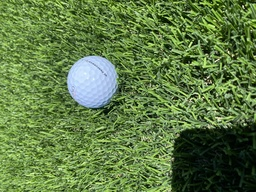
#> input picture data/yolo/images/train/IMG_7043.jpg, 256 x 192 px, shrunk from 1280 x 960 before the run
$ python detect_image.py ../data/yolo/images/train/IMG_7043.jpg
#> lines starting #> are read from the running program, lines starting #| are printed output that depends on the picture; after the words box and inside, x2 and y2 are one past the last pixel; in counts of white or black regions, pixels touching at a corner belong together
### app/services/detector.py
"""Baseline classical CV detector for FindMyBall MVP."""

from __future__ import annotations

from dataclasses import asdict, dataclass
from pathlib import Path
from typing import Any

import cv2
import numpy as np


@dataclass
class DetectionResult:
    x: int
    y: int
    w: int
    h: int
    confidence: float
    label: str
    circularity: float
    area: float
    detector_type: str
    selection_method: str


def _resize_for_processing(image_bgr: np.ndarray, max_dim: int = 1400) -> tuple[np.ndarray, float]:
    h, w = image_bgr.shape[:2]
    largest = max(h, w)
    if largest <= max_dim:
        return image_bgr, 1.0
    scale = max_dim / float(largest)
    resized = cv2.resize(image_bgr, (int(w * scale), int(h * scale)), interpolation=cv2.INTER_AREA)
    return resized, scale


def _colored_mask_from_hsv(hsv_blur: np.ndarray) -> np.ndarray:
    # Red, red-orange, orange, and pink ranges.
    ranges = [
        (np.array([0, 45, 35], dtype=np.uint8), np.array([12, 255, 255], dtype=np.uint8)),
        (np.array([12, 40, 35], dtype=np.uint8), np.array([35, 255, 255], dtype=np.uint8)),
        (np.array([170, 45, 35], dtype=np.uint8), np.array([179, 255, 255], dtype=np.uint8)),
        (np.array([145, 35, 45], dtype=np.uint8), np.array([170, 255, 255], dtype=np.uint8)),
    ]
    mask = np.zeros(hsv_blur.shape[:2], dtype=np.uint8)
    for low, high in ranges:
        mask = cv2.bitwise_or(mask, cv2.inRange(hsv_blur, low, high))
    kernel = np.ones((7, 7), np.uint8)
    mask = cv2.morphologyEx(mask, cv2.MORPH_OPEN, kernel, iterations=1)
    mask = cv2.morphologyEx(mask, cv2.MORPH_CLOSE, kernel, iterations=3)
    return cv2.dilate(mask, kernel, iterations=1)


def _white_mask_from_hsv(hsv_blur: np.ndarray) -> np.ndarray:
    # Cool-tinted white allowed: low saturation + bright value.
    lower = np.array([30, 0, 85], dtype=np.uint8)
    upper = np.array([125, 95, 255], dtype=np.uint8)
    mask = cv2.inRange(hsv_blur, lower, upper)
    kernel = np.ones((5, 5), np.uint8)
    mask = cv2.morphologyEx(mask, cv2.MORPH_OPEN, kernel, iterations=1)
    return cv2.morphologyEx(mask, cv2.MORPH_CLOSE, kernel, iterations=2)


def _circle_stats(
    hsv: np.ndarray,
    v_channel: np.ndarray,
    colored_mask: np.ndarray,
    white_mask: np.ndarray,
    cx: int,
    cy: int,
    r: int,
) -> tuple[float, float, float]:
    inside = np.zeros(v_channel.shape, dtype=np.uint8)
    cv2.circle(inside, (cx, cy), r, 255, -1)
    ring = np.zeros(v_channel.shape, dtype=np.uint8)
    cv2.circle(ring, (cx, cy), int(r * 1.35), 255, -1)
    cv2.circle(ring, (cx, cy), int(r * 1.05), 0, -1)

    inside_pixels = max(1, cv2.countNonZero(inside))
    ring_pixels = max(1, cv2.countNonZero(ring))
    colored_ratio = cv2.countNonZero(cv2.bitwise_and(colored_mask, inside)) / float(inside_pixels)
    white_ratio = cv2.countNonZero(cv2.bitwise_and(white_mask, inside)) / float(inside_pixels)

    inside_v = float(cv2.mean(v_channel, mask=inside)[0])
    ring_v = float(cv2.mean(v_channel, mask=ring)[0])
    contrast = min(abs(inside_v - ring_v) / 90.0, 1.0)
    _ = hsv  # keep signature explicit for future tweaks
    return colored_ratio, white_ratio, contrast


def _detect_hough_candidates(
    image_bgr: np.ndarray,
    colored_mask: np.ndarray,
    white_mask: np.ndarray,
) -> tuple[list[DetectionResult], np.ndarray]:
    gray = cv2.cvtColor(image_bgr, cv2.COLOR_BGR2GRAY)
    gray = cv2.GaussianBlur(gray, (9, 9), 1.2)
    h, w = gray.shape[:2]
    min_dim = min(h, w)
    min_r = max(30, int(min_dim * 0.03))
    max_r = min(300, int(min_dim * 0.48))
    circles = cv2.HoughCircles(
        gray,
        cv2.HOUGH_GRADIENT,
        dp=1.15,
        minDist=max(35, int(min_r * 0.75)),
        param1=120,
        param2=22,
        minRadius=min_r,
        maxRadius=max_r,
    )

    hough_vis = image_bgr.copy()
    results: list[DetectionResult] = []
    hsv = cv2.cvtColor(image_bgr, cv2.COLOR_BGR2HSV)
    v_channel = hsv[:, :, 2]
    if circles is None:
        return results, hough_vis

    for cx_f, cy_f, r_f in np.round(circles[0, :]).astype(int):
        cx = int(np.clip(cx_f, 0, w - 1))
        cy = int(np.clip(cy_f, 0, h - 1))
        r = int(np.clip(r_f, min_r, max_r))
        cv2.circle(hough_vis, (cx, cy), r, (255, 255, 0), 2)

        colored_ratio, white_ratio, contrast = _circle_stats(
            hsv, v_channel, colored_mask, white_mask, cx, cy, r
        )
        radius_score = min(max((r - min_r) / float(max(1, (max_r - min_r))), 0.0), 1.0)
        circularity = 1.0  # Hough already enforces circle geometry.

        if colored_ratio >= white_ratio and colored_ratio > 0.08:
            label = "colored_golf_ball_candidate"
            detector_type = "hough_plus_colored_mask"
            color_score = colored_ratio
        elif white_ratio > 0.10:
            label = "white_golf_ball_candidate"
            detector_type = "hough_plus_white_mask"
            color_score = white_ratio
        else:
            label = "unknown_ball_candidate"
            detector_type = "hough_shape_only"
            color_score = max(colored_ratio, white_ratio)

        confidence = min(0.45 * circularity + 0.35 * color_score + 0.20 * contrast + 0.10 * radius_score, 1.0)
        if color_score < 0.04 and contrast < 0.08:
            continue

        x = max(0, cx - r)
        y = max(0, cy - r)
        w_box = min(w - x, r * 2)
        h_box = min(h - y, r * 2)
        area = float(np.pi * (r**2))
        results.append(
            DetectionResult(
                x=int(x),
                y=int(y),
                w=int(w_box),
                h=int(h_box),
                confidence=round(float(confidence), 3),
                label=label,
                circularity=round(float(circularity), 3),
                area=round(area, 1),
                detector_type=detector_type,
                selection_method="hough_candidate_only",
            )
        )

    return results, hough_vis


def _largest_mask_component(
    mask: np.ndarray, min_area: float = 150
) -> tuple[int, int, int, int, tuple[int, int], float] | None:
    contours, _ = cv2.findContours(mask, cv2.RETR_EXTERNAL, cv2.CHAIN_APPROX_SIMPLE)
    best_contour = None
    best_area = 0.0
    for contour in contours:
        area = float(cv2.contourArea(contour))
        if area < min_area:
            continue
        if area > best_area:
            best_area = area
            best_contour = contour
    if best_contour is None:
        return None

    x, y, w, h = cv2.boundingRect(best_contour)
    moments = cv2.moments(best_contour)
    if moments["m00"] > 0:
        cx = int(moments["m10"] / moments["m00"])
        cy = int(moments["m01"] / moments["m00"])
    else:
        cx = x + w // 2
        cy = y + h // 2
    return int(x), int(y), int(w), int(h), (cx, cy), float(best_area)


def _component_mask_ratios(
    colored: np.ndarray, white: np.ndarray, x: int, y: int, w: int, h: int
) -> tuple[float, float]:
    comp = np.zeros(colored.shape, dtype=np.uint8)
    cv2.rectangle(comp, (x, y), (x + w, y + h), 255, -1)
    pix = max(1, cv2.countNonZero(comp))
    colored_ratio = cv2.countNonZero(cv2.bitwise_and(colored, comp)) / float(pix)
    white_ratio = cv2.countNonZero(cv2.bitwise_and(white, comp)) / float(pix)
    return colored_ratio, white_ratio


# [10 lines left out: functions detect_ball, detect_ball_video, not called in this run]


def detect_ball_with_mask(
    image_bgr: np.ndarray,
    video_mode: bool = False,
) -> tuple[list[DetectionResult], np.ndarray, np.ndarray, np.ndarray, np.ndarray]:
    """Detect candidates and return colored/white/combined masks + Hough preview."""
    proc, scale = _resize_for_processing(image_bgr)
    hsv = cv2.cvtColor(proc, cv2.COLOR_BGR2HSV)
    hsv_blur = cv2.GaussianBlur(hsv, (7, 7), 0)
    colored = _colored_mask_from_hsv(hsv_blur)
    white = _white_mask_from_hsv(hsv_blur)
    combined = cv2.bitwise_or(colored, white)

    candidates, hough_vis = _detect_hough_candidates(proc, colored, white)
    if video_mode:
        colored_component = _largest_mask_component(colored, min_area=35)
        component = colored_component or _largest_mask_component(combined, min_area=50)
    else:
        component = _largest_mask_component(combined)
    final_candidates: list[DetectionResult] = []

    if component is not None:
        comp_x, comp_y, comp_w, comp_h, (comp_cx, comp_cy), comp_area = component
        comp_r_est = max(8.0, 0.25 * (comp_w + comp_h))
        best: DetectionResult | None = None
        best_score = -1.0

        for cand in candidates:
            cand_cx = cand.x + cand.w // 2
            cand_cy = cand.y + cand.h // 2
            cand_r = 0.5 * max(cand.w, cand.h)
            inside_component = 1.0 if combined[min(max(cand_cy, 0), combined.shape[0] - 1), min(max(cand_cx, 0), combined.shape[1] - 1)] > 0 else 0.0
            dist = float(np.hypot(cand_cx - comp_cx, cand_cy - comp_cy))
            center_score = max(0.0, 1.0 - dist / max(1.0, 1.2 * comp_r_est))
            radius_score = max(0.0, 1.0 - abs(cand_r - comp_r_est) / max(1.0, comp_r_est))
            score = 0.45 * cand.confidence + 0.30 * inside_component + 0.15 * center_score + 0.10 * radius_score
            if score > best_score:
                best_score = score
                best = cand

        colored_ratio, white_ratio = _component_mask_ratios(colored, white, comp_x, comp_y, comp_w, comp_h)
        use_video_component_fallback = (
            video_mode and colored_ratio >= white_ratio and (best is None or best_score < 0.55)
        )

        if best is not None and not use_video_component_fallback:
            # Fuse mask component and best circle for one clean final detection.
            bx1 = min(comp_x, best.x)
            by1 = min(comp_y, best.y)
            bx2 = max(comp_x + comp_w, best.x + best.w)
            by2 = max(comp_y + comp_h, best.y + best.h)
            fx = int(max(0, bx1))
            fy = int(max(0, by1))
            fw = int(min(combined.shape[1] - fx, bx2 - bx1))
            fh = int(min(combined.shape[0] - fy, by2 - by1))
            final_label = "colored_golf_ball_candidate" if colored_ratio >= white_ratio else "white_golf_ball_candidate"
            final_conf = round(float(min(1.0, max(best.confidence, 0.55 + 0.25 * max(colored_ratio, white_ratio)))), 3)
            final_candidates = [
                DetectionResult(
                    x=fx,
                    y=fy,
                    w=max(1, fw),
                    h=max(1, fh),
                    confidence=final_conf,
                    label=final_label,
                    circularity=1.0,
                    area=round(float(comp_area), 1),
                    detector_type="hough_plus_component_fusion",
                    selection_method="largest_mask_component_plus_hough_circle",
                )
            ]
        else:
            # Fallback: largest component when Hough is absent or too weak for video frames.
            final_label = "colored_golf_ball_candidate" if colored_ratio >= white_ratio else "white_golf_ball_candidate"
            selection_method = (
                "video_colored_component_fallback"
                if use_video_component_fallback
                else "largest_mask_component_fallback"
            )
            final_candidates = [
                DetectionResult(
                    x=comp_x,
                    y=comp_y,
                    w=comp_w,
                    h=comp_h,
                    confidence=round(float(min(1.0, 0.55 + 0.30 * max(colored_ratio, white_ratio))), 3),
                    label=final_label,
                    circularity=0.85,
                    area=round(float(comp_area), 1),
                    detector_type="largest_component_fallback",
                    selection_method=selection_method,
                )
            ]

    if scale != 1.0:
        inv = 1.0 / scale
        for det in final_candidates:
            det.x = int(round(det.x * inv))
            det.y = int(round(det.y * inv))
            det.w = int(round(det.w * inv))
            det.h = int(round(det.h * inv))
            det.area = round(det.area * (inv**2), 1)
        out_h, out_w = image_bgr.shape[:2]
        colored = cv2.resize(colored, (out_w, out_h), interpolation=cv2.INTER_NEAREST)
        white = cv2.resize(white, (out_w, out_h), interpolation=cv2.INTER_NEAREST)
        combined = cv2.resize(combined, (out_w, out_h), interpolation=cv2.INTER_NEAREST)
        hough_vis = cv2.resize(hough_vis, (out_w, out_h), interpolation=cv2.INTER_LINEAR)

    return final_candidates[:1], colored, white, combined, hough_vis


def annotate_image(image_bgr: np.ndarray, detections: list[DetectionResult]) -> np.ndarray:
    annotated = image_bgr.copy()
    for det in detections:
        p1 = (det.x, det.y)
        p2 = (det.x + det.w, det.y + det.h)
        color = (0, 140, 255) if det.label == "colored_golf_ball_candidate" else (255, 255, 255)
        text_color = (0, 140, 255) if det.label == "colored_golf_ball_candidate" else (220, 220, 220)
        cv2.rectangle(annotated, p1, p2, color, 4)
        center = (det.x + det.w // 2, det.y + det.h // 2)
        radius = max(8, int(0.5 * max(det.w, det.h)))
        cv2.circle(annotated, center, radius, color, 3)
        label = f"{det.label}:{det.confidence:.2f}"
        cv2.putText(
            annotated,
            label,
            (det.x, max(15, det.y - 6)),
            cv2.FONT_HERSHEY_SIMPLEX,
            0.55,
            text_color,
            2,
            cv2.LINE_AA,
        )
    return annotated


# [13 lines left out: function run_detection, not called in this run]

### scripts/detect_image.py
"""CLI script to detect ball candidates in an image."""

from __future__ import annotations

import argparse
import json
import sys
from pathlib import Path

import cv2

ROOT = Path(__file__).resolve().parents[1]
if str(ROOT) not in sys.path:
    sys.path.insert(0, str(ROOT))

from app.services.detector import annotate_image, detect_ball_with_mask  # noqa: E402


def parse_args() -> argparse.Namespace:
    parser = argparse.ArgumentParser(description="Run baseline detection on an image.")
    parser.add_argument("image_path", type=str, help="Path to input image")
    return parser.parse_args()


def main() -> None:
    args = parse_args()
    image_path = Path(args.image_path)
    if not image_path.exists():
        raise FileNotFoundError(f"Image not found: {image_path}")

    image = cv2.imread(str(image_path))
#> image is the input picture: shape (192, 256, 3); mean B, G, R 69.4, 123.3, 95
    if image is None:
        raise ValueError(f"Unable to decode image: {image_path}")

    detections, colored_mask, white_mask, combined_mask, hough_candidates = detect_ball_with_mask(image)
#> in detect_ball_with_mask, `proc, scale = _resize_for_processing(image_bgr)`: scale = 1
#> in _white_mask_from_hsv, `mask = cv2.inRange(hsv_blur, lower, upper)`:
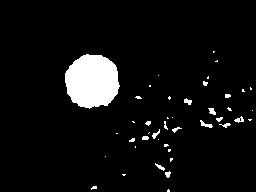
#> mask: shape (192, 256); 5.9% white; 43 white regions (29 under 20 px), largest, box (x1, y1, x2, y2) and area: (65, 54, 120, 109) 2324, (200, 120, 213, 128) 45, (208, 108, 216, 115) 37
#> in _white_mask_from_hsv, `mask = cv2.morphologyEx(mask, cv2.MORPH_OPEN, kernel, iterations=1)`:
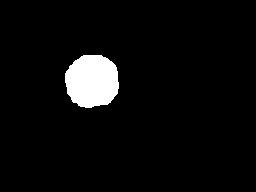
#> mask: shape (192, 256); 4.7% white; 1 white region, box (x1, y1, x2, y2) and area: (65, 55, 119, 108) 2310
#> in _detect_hough_candidates, `gray = cv2.GaussianBlur(gray, (9, 9), 1.2)`:
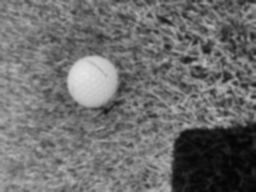
#> gray: shape (192, 256); min 5, max 229, mean 108.7
#> in _detect_hough_candidates, `circles = cv2.HoughCircles( gray, cv2.HOUGH_GRADIENT, dp=1.15, minDist..`: circles = 31 rows, first 8: [93.72, 99.47, 91.29], [130.5, 76.47, 76.11], [183.4, 62.67, 62.2], [64.97, 75.32, 71.06], [56.92, 113.3, 59.67], [176.5, 120.2, 68.52], [100.6, 58.07, 57.14], [125.9, 135.1, 48.28]
#> in _detect_hough_candidates, `v_channel = hsv[:, :, 2]`:
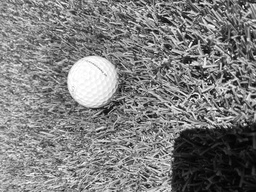
#> v_channel: shape (192, 256); min 1, max 255, mean 124.7
#> the loop in _detect_hough_candidates, `for cx_f, cy_f, r_f in np.round(circles[0, :]).astype(int):` made 31 passes
#> (cx_f, cy_f, r_f, cx, cy, r, inside_pixels in _circle_stats, ring_pixels in _circle_stats) on passes 1, 2, 4, 5, 6, 7, 9, 11: (94, 99, 91, 94, 99, 91, 25997, 10199), (131, 76, 76, 131, 76, 76, 18125, 10811), (65, 75, 71, 65, 75, 71, 15615, 7213), (57, 113, 60, 57, 113, 60, 11236, 6425), (177, 120, 69, 177, 120, 69, 14949, 8192), (101, 58, 57, 101, 58, 57, 10189, 6059), (177, 164, 91, 177, 164, 91, 17231, 7715), (227, 113, 91, 227, 113, 91, 17396, 7284)
#> after the loop in _detect_hough_candidates, `for cx_f, cy_f, r_f in np.round(circles[0, :]).astype(int):`:
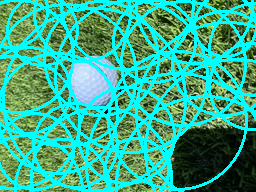
#> hough_vis: shape (192, 256, 3); mean B, G, R 139.3, 170.8, 56.7
#> the loop in _largest_mask_component, `for contour in contours:` made 1 pass
#> the loop in detect_ball_with_mask, `for cand in candidates:` made 22 passes
#> in _component_mask_ratios, `cv2.rectangle(comp, (x, y), (x + w, y + h), 255, -1)`:
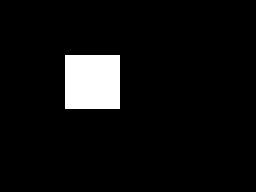
#> comp: shape (192, 256); 6% white; 1 white region, box (x1, y1, x2, y2) and area: (65, 55, 120, 109) 2970
    annotated = annotate_image(image, detections)
#> the loop in annotate_image, `for det in detections:` made 1 pass
#> after the loop in annotate_image, `for det in detections:`:
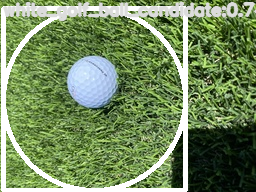
#> annotated: shape (192, 256, 3); 15.22% of pixels changed, all inside (x1, y1, x2, y2) = (1, 1, 256, 192)

    output_dir = ROOT / "output"
    output_dir.mkdir(parents=True, exist_ok=True)
    stem = image_path.stem

    annotated_path = output_dir / f"{stem}_annotated.png"
    json_path = output_dir / f"{stem}_detections.json"
    colored_mask_path = output_dir / f"{stem}_colored_mask.png"
    white_mask_path = output_dir / f"{stem}_white_mask.png"
    combined_mask_path = output_dir / f"{stem}_combined_mask.png"
    hough_candidates_path = output_dir / f"{stem}_hough_candidates.png"

    cv2.imwrite(str(annotated_path), annotated)
    cv2.imwrite(str(colored_mask_path), colored_mask)
    cv2.imwrite(str(white_mask_path), white_mask)
    cv2.imwrite(str(combined_mask_path), combined_mask)
    cv2.imwrite(str(hough_candidates_path), hough_candidates)

    payload = {
        "image_path": str(image_path),
        "annotated_image_path": str(annotated_path),
        "colored_mask_path": str(colored_mask_path),
        "white_mask_path": str(white_mask_path),
        "combined_mask_path": str(combined_mask_path),
        "hough_candidates_path": str(hough_candidates_path),
        "detections_json_path": str(json_path),
        "count": len(detections),
        "detections": [
            {
                "x": int(d.x),
                "y": int(d.y),
                "w": int(d.w),
                "h": int(d.h),
                "label": d.label,
                "confidence": float(d.confidence),
                "circularity": float(d.circularity),
                "area": float(d.area),
                "detector_type": d.detector_type,
            }
            for d in detections
        ],
    }

    json_path.write_text(json.dumps(payload, indent=2), encoding="utf-8")
    print(json.dumps(payload, indent=2))
#| {
#|   "image_path": "../data/yolo/images/train/IMG_7043.jpg",
#|   "annotated_image_path": "output/IMG_7043_annotated.png",
#|   "colored_mask_path": "output/IMG_7043_colored_mask.png",
#|   "white_mask_path": "output/IMG_7043_white_mask.png",
#|   "combined_mask_path": "output/IMG_7043_combined_mask.png",
#> (further printed lines are left out)


if __name__ == "__main__":
    main()

$ run again, on data/yolo/images/train/IMG_7045.jpg
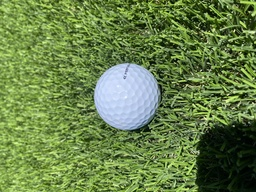
#> input picture data/yolo/images/train/IMG_7045.jpg, 256 x 192 px, shrunk from 1280 x 960 before the run
#> in main, image is the input picture: shape (192, 256, 3); mean B, G, R 74, 130, 104.3
#> scale = 1
#> hsv: shape (192, 256, 3); mean H, S, V 48.6, 135.5, 132
#> hsv_blur: shape (192, 256, 3); mean H, S, V 48.6, 135.5, 132
#> circles = 34 rows, first 8: [108.7, 98.32, 91.29], [159.3, 92.57, 91.29], [74.17, 90.28, 87.5], [98.32, 132.8, 91.29], [136.3, 121.3, 69.79], [137.4, 60.38, 77.38], [200.7, 79.92, 49.55], [63.82, 125.9, 58.4]
#> the loop in _detect_hough_candidates, `for cx_f, cy_f, r_f in np.round(circles[0, :]).astype(int):` made 34 passes
#> (cx_f, cy_f, r_f, cx, cy, r, inside_pixels in _circle_stats, ring_pixels in _circle_stats) on passes 1, 2, 3, 4, 5, 6, 8, 9: (109, 98, 91, 109, 98, 91, 25997, 12164), (159, 93, 91, 159, 93, 91, 25997, 10477), (74, 90, 88, 74, 90, 88, 23461, 8744), (98, 133, 91, 98, 133, 91, 22854, 10285), (136, 121, 70, 136, 121, 70, 15373, 9061), (137, 60, 77, 137, 60, 77, 17536, 9669), (64, 126, 58, 64, 126, 58, 10557, 6303), (53, 60, 52, 53, 60, 52, 8497, 4764)
#> after the loop in _detect_hough_candidates, `for cx_f, cy_f, r_f in np.round(circles[0, :]).astype(int):`:
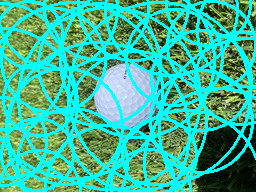
#> hough_vis: shape (192, 256, 3); mean B, G, R 151.5, 181.7, 59.3
#> the loop in _largest_mask_component, `for contour in contours:` made 2 passes
#> contour on pass 1: [[188, 130], [188, 134], [193, 134], [193, 130]]
#> the loop in detect_ball_with_mask, `for cand in candidates:` made 26 passes
#> comp: shape (192, 256); 10.1% white; 1 white region, box (x1, y1, x2, y2) and area: (92, 61, 162, 132) 4970
#> the loop in annotate_image, `for det in detections:` made 1 pass
#> after the loop in annotate_image, `for det in detections:`:
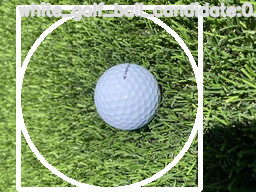
#> annotated: shape (192, 256, 3); 15.39% of pixels changed, all inside (x1, y1, x2, y2) = (16, 1, 256, 192)
#| {
#|   "image_path": "../data/yolo/images/train/IMG_7045.jpg",
#|   "annotated_image_path": "output/IMG_7045_annotated.png",
#|   "colored_mask_path": "output/IMG_7045_colored_mask.png",
#|   "white_mask_path": "output/IMG_7045_white_mask.png",
#|   "combined_mask_path": "output/IMG_7045_combined_mask.png",
#> (further printed lines are left out)
